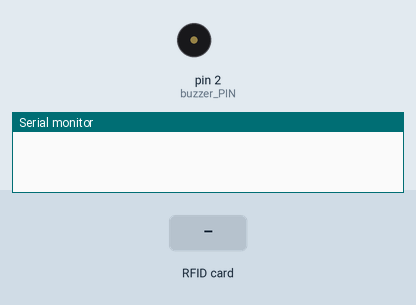
Bench run of a sketch on a simulated Arduino Uno, built with avr-gcc and run on an emulated ATmega328P. Parts: buzzer (waves = sounding, pin HIGH), the last lines printed to the serial monitor. Inputs (shaded band) come from the test bench. Pins used as bus, display or sensor lines are not drawn.

Above: at 1.2 s.
1.3 s: RFID card 03 9C 80 CB held to the reader
At 1.4 s:
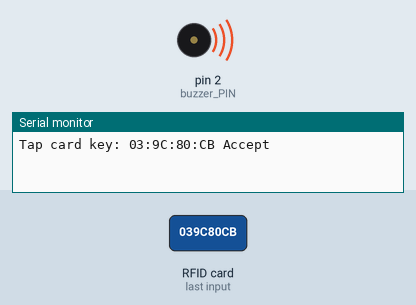
3.4 s: RFID card 5E 7A 19 C4 held to the reader
At 3.8 s:
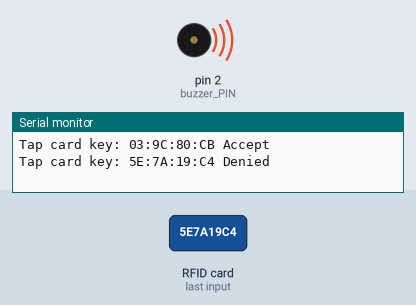
Timing chart, 0 to 6.4 s (numbered marks = the images above; inputs shaded):
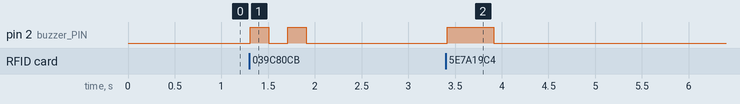

Measured:
- after the input at 1.3 s, pin 2 (buzzer_PIN): alternates HIGH for 0.20 s and LOW for 0.20 s, 4 changes in all, then stays LOW, starting at once
- after the input at 3.4 s, pin 2 (buzzer_PIN): LOW → HIGH at once, → LOW 0.50 s later

The sketch:

Work3.ino
```cpp
#include "SPI.h"
#include "MFRC522.h"

#define SS_PIN 10
#define RST_PIN 9
#define LED_PIN A0
#define buzzer_PIN 2


MFRC522 rfid1(SS_PIN, RST_PIN);

MFRC522::MIFARE_Key key;

void setup() {
    Serial.begin(9600);
    SPI.begin();
    rfid1.PCD_Init();
    pinMode(buzzer_PIN, OUTPUT);
}

void loop() {
  if (!rfid1.PICC_IsNewCardPresent() || !rfid1.PICC_ReadCardSerial())
    return;

  // Serial.print(F("PICC type: "));
  MFRC522::PICC_Type piccType = rfid1.PICC_GetType(rfid1.uid.sak);
  // Serial.println(rfid1.PICC_GetTypeName(piccType));

  // Check is the PICC of Classic MIFARE type
  if (piccType != MFRC522::PICC_TYPE_MIFARE_MINI &&
    piccType != MFRC522::PICC_TYPE_MIFARE_1K &&
    piccType != MFRC522::PICC_TYPE_MIFARE_4K) {
    Serial.println(F("Your tag is not of type MIFARE Classic."));
    return;
  }

  String strID = "";
  for (byte i = 0; i < 4; i++) {
    strID +=
    (rfid1.uid.uidByte[i] < 0x10 ? "0" : "") +
    String(rfid1.uid.uidByte[i], HEX) +
    (i!=3 ? ":" : "");
  }
  strID.toUpperCase();

  Serial.print("Tap card key: ");
  Serial.print(strID);

  // โค้ดส่วนควบคุมหลอด LED โดยเอาค่าจากตัวแปร strID มาเทียบ
  if (strID.indexOf("03:9C:80:CB") >= 0) {
    Serial.println(" Accept");
    digitalWrite(buzzer_PIN,1);
    delay(200);
    digitalWrite(buzzer_PIN,0);
    delay(200);
    digitalWrite(buzzer_PIN,1);
    delay(200);
    digitalWrite(buzzer_PIN,0);;
  } else {
    Serial.println(" Denied");

    digitalWrite(buzzer_PIN,1);
    delay(500);
    digitalWrite(buzzer_PIN,0);
  }

  rfid1.PICC_HaltA();
  rfid1.PCD_StopCrypto1();
}
```
